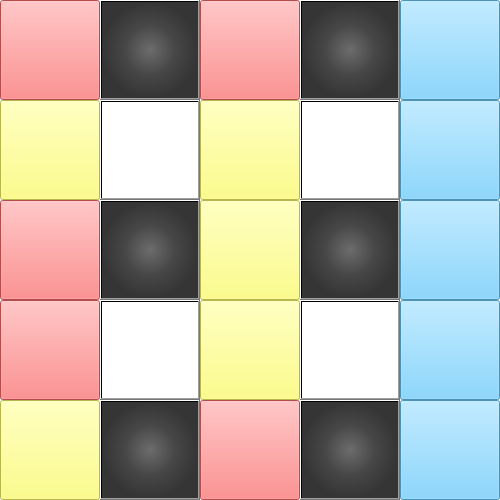
<?xml version="1.0" encoding="UTF-8"?>
<ui version="4.0">
 <class>MainWindow</class>
 <widget class="QMainWindow" name="MainWindow">
  <property name="geometry">
   <rect>
    <x>0</x>
    <y>0</y>
    <width>500</width>
    <height>500</height>
   </rect>
  </property>
  <property name="windowTitle">
   <string>MainWindow</string>
  </property>
  <property name="styleSheet">
   <string notr="true">background-color: rgb(255, 255, 255);</string>
  </property>
  <widget class="QWidget" name="centralwidget">
   <widget class="QPushButton" name="pushRed_1">
    <property name="geometry">
     <rect>
      <x>0</x>
      <y>0</y>
      <width>100</width>
      <height>100</height>
     </rect>
    </property>
    <property name="font">
     <font>
      <family>MS UI Gothic</family>
      <pointsize>24</pointsize>
      <weight>50</weight>
      <bold>false</bold>
     </font>
    </property>
    <property name="styleSheet">
     <string notr="true">background-color: rgb(255, 105, 105);
color: rgb(0, 0, 0);
</string>
    </property>
    <property name="text">
     <string/>
    </property>
   </widget>
   <widget class="QPushButton" name="pushRed_2">
    <property name="geometry">
     <rect>
      <x>0</x>
      <y>200</y>
      <width>100</width>
      <height>100</height>
     </rect>
    </property>
    <property name="font">
     <font>
      <family>MS UI Gothic</family>
      <pointsize>24</pointsize>
      <weight>50</weight>
      <bold>false</bold>
     </font>
    </property>
    <property name="styleSheet">
     <string notr="true">background-color: rgb(255, 105, 105);
color: rgb(0, 0, 0);
</string>
    </property>
    <property name="text">
     <string/>
    </property>
   </widget>
   <widget class="QPushButton" name="pushRed_3">
    <property name="geometry">
     <rect>
      <x>200</x>
      <y>0</y>
      <width>100</width>
      <height>100</height>
     </rect>
    </property>
    <property name="font">
     <font>
      <family>MS UI Gothic</family>
      <pointsize>24</pointsize>
      <weight>50</weight>
      <bold>false</bold>
     </font>
    </property>
    <property name="styleSheet">
     <string notr="true">background-color: rgb(255, 105, 105);
color: rgb(0, 0, 0);
</string>
    </property>
    <property name="text">
     <string/>
    </property>
   </widget>
   <widget class="QPushButton" name="pushRed_4">
    <property name="geometry">
     <rect>
      <x>200</x>
      <y>400</y>
      <width>100</width>
      <height>100</height>
     </rect>
    </property>
    <property name="font">
     <font>
      <family>MS UI Gothic</family>
      <pointsize>24</pointsize>
      <weight>50</weight>
      <bold>false</bold>
     </font>
    </property>
    <property name="styleSheet">
     <string notr="true">background-color: rgb(255, 105, 105);
color: rgb(0, 0, 0);
</string>
    </property>
    <property name="text">
     <string/>
    </property>
   </widget>
   <widget class="QPushButton" name="pushYellow_3">
    <property name="geometry">
     <rect>
      <x>200</x>
      <y>200</y>
      <width>100</width>
      <height>100</height>
     </rect>
    </property>
    <property name="font">
     <font>
      <family>MS UI Gothic</family>
      <pointsize>24</pointsize>
      <weight>50</weight>
      <bold>false</bold>
     </font>
    </property>
    <property name="styleSheet">
     <string notr="true">background-color: rgb(255, 255, 105);
color: rgb(0, 0, 0);
</string>
    </property>
    <property name="text">
     <string/>
    </property>
   </widget>
   <widget class="QPushButton" name="pushYellow_4">
    <property name="geometry">
     <rect>
      <x>0</x>
      <y>400</y>
      <width>100</width>
      <height>100</height>
     </rect>
    </property>
    <property name="font">
     <font>
      <family>MS UI Gothic</family>
      <pointsize>24</pointsize>
      <weight>50</weight>
      <bold>false</bold>
     </font>
    </property>
    <property name="styleSheet">
     <string notr="true">background-color: rgb(255, 255, 105);
color: rgb(0, 0, 0);
</string>
    </property>
    <property name="text">
     <string/>
    </property>
   </widget>
   <widget class="QPushButton" name="Rock_2">
    <property name="geometry">
     <rect>
      <x>100</x>
      <y>200</y>
      <width>100</width>
      <height>100</height>
     </rect>
    </property>
    <property name="font">
     <font>
      <family>MS UI Gothic</family>
      <pointsize>24</pointsize>
      <weight>50</weight>
      <bold>false</bold>
     </font>
    </property>
    <property name="styleSheet">
     <string notr="true">
background-color: qradialgradient(spread:pad, cx:0.5, cy:0.5, radius:0.5, fx:0.5, fy:0.5, stop:0 rgba(108, 108, 108, 255), stop:0.522472 rgba(71, 71, 71, 255), stop:1 rgba(53, 53, 53, 255));
color: rgb(0, 0, 0);
</string>
    </property>
    <property name="text">
     <string/>
    </property>
   </widget>
   <widget class="QPushButton" name="Rock_1">
    <property name="geometry">
     <rect>
      <x>100</x>
      <y>0</y>
      <width>100</width>
      <height>100</height>
     </rect>
    </property>
    <property name="font">
     <font>
      <family>MS UI Gothic</family>
      <pointsize>24</pointsize>
      <weight>50</weight>
      <bold>false</bold>
     </font>
    </property>
    <property name="styleSheet">
     <string notr="true">
background-color: qradialgradient(spread:pad, cx:0.5, cy:0.5, radius:0.5, fx:0.5, fy:0.5, stop:0 rgba(108, 108, 108, 255), stop:0.522472 rgba(71, 71, 71, 255), stop:1 rgba(53, 53, 53, 255));
color: rgb(0, 0, 0);
</string>
    </property>
    <property name="text">
     <string/>
    </property>
   </widget>
   <widget class="QPushButton" name="voidButton_4">
    <property name="geometry">
     <rect>
      <x>300</x>
      <y>300</y>
      <width>100</width>
      <height>100</height>
     </rect>
    </property>
    <property name="font">
     <font>
      <family>MS UI Gothic</family>
      <pointsize>24</pointsize>
      <weight>50</weight>
      <bold>false</bold>
     </font>
    </property>
    <property name="toolTipDuration">
     <number>-1</number>
    </property>
    <property name="styleSheet">
     <string notr="true">background-color: qradialgradient(spread:pad, cx:0.5, cy:0.5, radius:1.585, fx:0.5, fy:0.5, stop:1 rgba(255, 255, 255, 0));
</string>
    </property>
    <property name="text">
     <string/>
    </property>
   </widget>
   <widget class="QPushButton" name="voidButton_3">
    <property name="geometry">
     <rect>
      <x>300</x>
      <y>100</y>
      <width>100</width>
      <height>100</height>
     </rect>
    </property>
    <property name="font">
     <font>
      <family>MS UI Gothic</family>
      <pointsize>24</pointsize>
      <weight>50</weight>
      <bold>false</bold>
     </font>
    </property>
    <property name="toolTipDuration">
     <number>-1</number>
    </property>
    <property name="styleSheet">
     <string notr="true">background-color: qradialgradient(spread:pad, cx:0.5, cy:0.5, radius:1.585, fx:0.5, fy:0.5, stop:1 rgba(255, 255, 255, 0));
</string>
    </property>
    <property name="text">
     <string/>
    </property>
   </widget>
   <widget class="QPushButton" name="voidButton_2">
    <property name="geometry">
     <rect>
      <x>100</x>
      <y>300</y>
      <width>100</width>
      <height>100</height>
     </rect>
    </property>
    <property name="font">
     <font>
      <family>MS UI Gothic</family>
      <pointsize>24</pointsize>
      <weight>50</weight>
      <bold>false</bold>
     </font>
    </property>
    <property name="toolTipDuration">
     <number>-1</number>
    </property>
    <property name="styleSheet">
     <string notr="true">background-color: qradialgradient(spread:pad, cx:0.5, cy:0.5, radius:1.585, fx:0.5, fy:0.5, stop:1 rgba(255, 255, 255, 0));
</string>
    </property>
    <property name="text">
     <string/>
    </property>
   </widget>
   <widget class="QPushButton" name="pushRed_5">
    <property name="geometry">
     <rect>
      <x>0</x>
      <y>300</y>
      <width>100</width>
      <height>100</height>
     </rect>
    </property>
    <property name="font">
     <font>
      <family>MS UI Gothic</family>
      <pointsize>24</pointsize>
      <weight>50</weight>
      <bold>false</bold>
     </font>
    </property>
    <property name="styleSheet">
     <string notr="true">background-color: rgb(255, 105, 105);
color: rgb(0, 0, 0);
</string>
    </property>
    <property name="text">
     <string/>
    </property>
   </widget>
   <widget class="QPushButton" name="pushYellow_1">
    <property name="geometry">
     <rect>
      <x>200</x>
      <y>300</y>
      <width>100</width>
      <height>100</height>
     </rect>
    </property>
    <property name="font">
     <font>
      <family>MS UI Gothic</family>
      <pointsize>24</pointsize>
      <weight>50</weight>
      <bold>false</bold>
     </font>
    </property>
    <property name="styleSheet">
     <string notr="true">background-color: rgb(255, 255, 105);
color: rgb(0, 0, 0);
</string>
    </property>
    <property name="text">
     <string/>
    </property>
   </widget>
   <widget class="QPushButton" name="pushYellow_5">
    <property name="geometry">
     <rect>
      <x>0</x>
      <y>100</y>
      <width>100</width>
      <height>100</height>
     </rect>
    </property>
    <property name="font">
     <font>
      <family>MS UI Gothic</family>
      <pointsize>24</pointsize>
      <weight>50</weight>
      <bold>false</bold>
     </font>
    </property>
    <property name="styleSheet">
     <string notr="true">background-color: rgb(255, 255, 105);
color: rgb(0, 0, 0);
</string>
    </property>
    <property name="text">
     <string/>
    </property>
   </widget>
   <widget class="QPushButton" name="pushYellow_2">
    <property name="geometry">
     <rect>
      <x>200</x>
      <y>100</y>
      <width>100</width>
      <height>100</height>
     </rect>
    </property>
    <property name="font">
     <font>
      <family>MS UI Gothic</family>
      <pointsize>24</pointsize>
      <weight>50</weight>
      <bold>false</bold>
     </font>
    </property>
    <property name="styleSheet">
     <string notr="true">background-color: rgb(255, 255, 105);
color: rgb(0, 0, 0);
</string>
    </property>
    <property name="text">
     <string/>
    </property>
   </widget>
   <widget class="QPushButton" name="voidButton_1">
    <property name="geometry">
     <rect>
      <x>100</x>
      <y>100</y>
      <width>100</width>
      <height>100</height>
     </rect>
    </property>
    <property name="font">
     <font>
      <family>MS UI Gothic</family>
      <pointsize>24</pointsize>
      <weight>50</weight>
      <bold>false</bold>
     </font>
    </property>
    <property name="toolTipDuration">
     <number>-1</number>
    </property>
    <property name="styleSheet">
     <string notr="true">background-color: qradialgradient(spread:pad, cx:0.5, cy:0.5, radius:1.585, fx:0.5, fy:0.5, stop:1 rgba(255, 255, 255, 0));
</string>
    </property>
    <property name="text">
     <string/>
    </property>
   </widget>
   <widget class="QPushButton" name="Rock_3">
    <property name="geometry">
     <rect>
      <x>300</x>
      <y>200</y>
      <width>100</width>
      <height>100</height>
     </rect>
    </property>
    <property name="font">
     <font>
      <family>MS UI Gothic</family>
      <pointsize>24</pointsize>
      <weight>50</weight>
      <bold>false</bold>
     </font>
    </property>
    <property name="styleSheet">
     <string notr="true">
background-color: qradialgradient(spread:pad, cx:0.5, cy:0.5, radius:0.5, fx:0.5, fy:0.5, stop:0 rgba(108, 108, 108, 255), stop:0.522472 rgba(71, 71, 71, 255), stop:1 rgba(53, 53, 53, 255));
color: rgb(0, 0, 0);
</string>
    </property>
    <property name="text">
     <string/>
    </property>
   </widget>
   <widget class="QPushButton" name="Rock_4">
    <property name="geometry">
     <rect>
      <x>100</x>
      <y>400</y>
      <width>100</width>
      <height>100</height>
     </rect>
    </property>
    <property name="font">
     <font>
      <family>MS UI Gothic</family>
      <pointsize>24</pointsize>
      <weight>50</weight>
      <bold>false</bold>
     </font>
    </property>
    <property name="styleSheet">
     <string notr="true">
background-color: qradialgradient(spread:pad, cx:0.5, cy:0.5, radius:0.5, fx:0.5, fy:0.5, stop:0 rgba(108, 108, 108, 255), stop:0.522472 rgba(71, 71, 71, 255), stop:1 rgba(53, 53, 53, 255));
color: rgb(0, 0, 0);
</string>
    </property>
    <property name="text">
     <string/>
    </property>
   </widget>
   <widget class="QPushButton" name="Rock_5">
    <property name="geometry">
     <rect>
      <x>300</x>
      <y>0</y>
      <width>100</width>
      <height>100</height>
     </rect>
    </property>
    <property name="font">
     <font>
      <family>MS UI Gothic</family>
      <pointsize>24</pointsize>
      <weight>50</weight>
      <bold>false</bold>
     </font>
    </property>
    <property name="styleSheet">
     <string notr="true">
background-color: qradialgradient(spread:pad, cx:0.5, cy:0.5, radius:0.5, fx:0.5, fy:0.5, stop:0 rgba(108, 108, 108, 255), stop:0.522472 rgba(71, 71, 71, 255), stop:1 rgba(53, 53, 53, 255));
color: rgb(0, 0, 0);
</string>
    </property>
    <property name="text">
     <string/>
    </property>
   </widget>
   <widget class="QPushButton" name="Rock_6">
    <property name="geometry">
     <rect>
      <x>300</x>
      <y>400</y>
      <width>100</width>
      <height>100</height>
     </rect>
    </property>
    <property name="font">
     <font>
      <family>MS UI Gothic</family>
      <pointsize>24</pointsize>
      <weight>50</weight>
      <bold>false</bold>
     </font>
    </property>
    <property name="styleSheet">
     <string notr="true">
background-color: qradialgradient(spread:pad, cx:0.5, cy:0.5, radius:0.5, fx:0.5, fy:0.5, stop:0 rgba(108, 108, 108, 255), stop:0.522472 rgba(71, 71, 71, 255), stop:1 rgba(53, 53, 53, 255));
color: rgb(0, 0, 0);
</string>
    </property>
    <property name="text">
     <string/>
    </property>
   </widget>
   <widget class="QPushButton" name="pushBlue_1">
    <property name="geometry">
     <rect>
      <x>400</x>
      <y>100</y>
      <width>100</width>
      <height>100</height>
     </rect>
    </property>
    <property name="font">
     <font>
      <family>MS UI Gothic</family>
      <pointsize>24</pointsize>
      <weight>50</weight>
      <bold>false</bold>
     </font>
    </property>
    <property name="styleSheet">
     <string notr="true">background-color: rgb(105, 205, 255);
color: rgb(0, 0, 0);
</string>
    </property>
    <property name="text">
     <string/>
    </property>
   </widget>
   <widget class="QPushButton" name="pushBlue_2">
    <property name="geometry">
     <rect>
      <x>400</x>
      <y>200</y>
      <width>100</width>
      <height>100</height>
     </rect>
    </property>
    <property name="font">
     <font>
      <family>MS UI Gothic</family>
      <pointsize>24</pointsize>
      <weight>50</weight>
      <bold>false</bold>
     </font>
    </property>
    <property name="styleSheet">
     <string notr="true">background-color: rgb(105, 205, 255);
color: rgb(0, 0, 0);
</string>
    </property>
    <property name="text">
     <string/>
    </property>
   </widget>
   <widget class="QPushButton" name="pushBlue_3">
    <property name="geometry">
     <rect>
      <x>400</x>
      <y>0</y>
      <width>100</width>
      <height>100</height>
     </rect>
    </property>
    <property name="font">
     <font>
      <family>MS UI Gothic</family>
      <pointsize>24</pointsize>
      <weight>50</weight>
      <bold>false</bold>
     </font>
    </property>
    <property name="styleSheet">
     <string notr="true">background-color: rgb(105, 205, 255);
color: rgb(0, 0, 0);
</string>
    </property>
    <property name="text">
     <string/>
    </property>
   </widget>
   <widget class="QPushButton" name="pushBlue_4">
    <property name="geometry">
     <rect>
      <x>400</x>
      <y>400</y>
      <width>100</width>
      <height>100</height>
     </rect>
    </property>
    <property name="font">
     <font>
      <family>MS UI Gothic</family>
      <pointsize>24</pointsize>
      <weight>50</weight>
      <bold>false</bold>
     </font>
    </property>
    <property name="styleSheet">
     <string notr="true">background-color: rgb(105, 205, 255);
color: rgb(0, 0, 0);
</string>
    </property>
    <property name="text">
     <string/>
    </property>
   </widget>
   <widget class="QPushButton" name="pushBlue_5">
    <property name="geometry">
     <rect>
      <x>400</x>
      <y>300</y>
      <width>100</width>
      <height>100</height>
     </rect>
    </property>
    <property name="font">
     <font>
      <family>MS UI Gothic</family>
      <pointsize>24</pointsize>
      <weight>50</weight>
      <bold>false</bold>
     </font>
    </property>
    <property name="styleSheet">
     <string notr="true">background-color: rgb(105, 205, 255);
color: rgb(0, 0, 0);
</string>
    </property>
    <property name="text">
     <string/>
    </property>
   </widget>
  </widget>
 </widget>
 <resources/>
 <connections/>
</ui>
